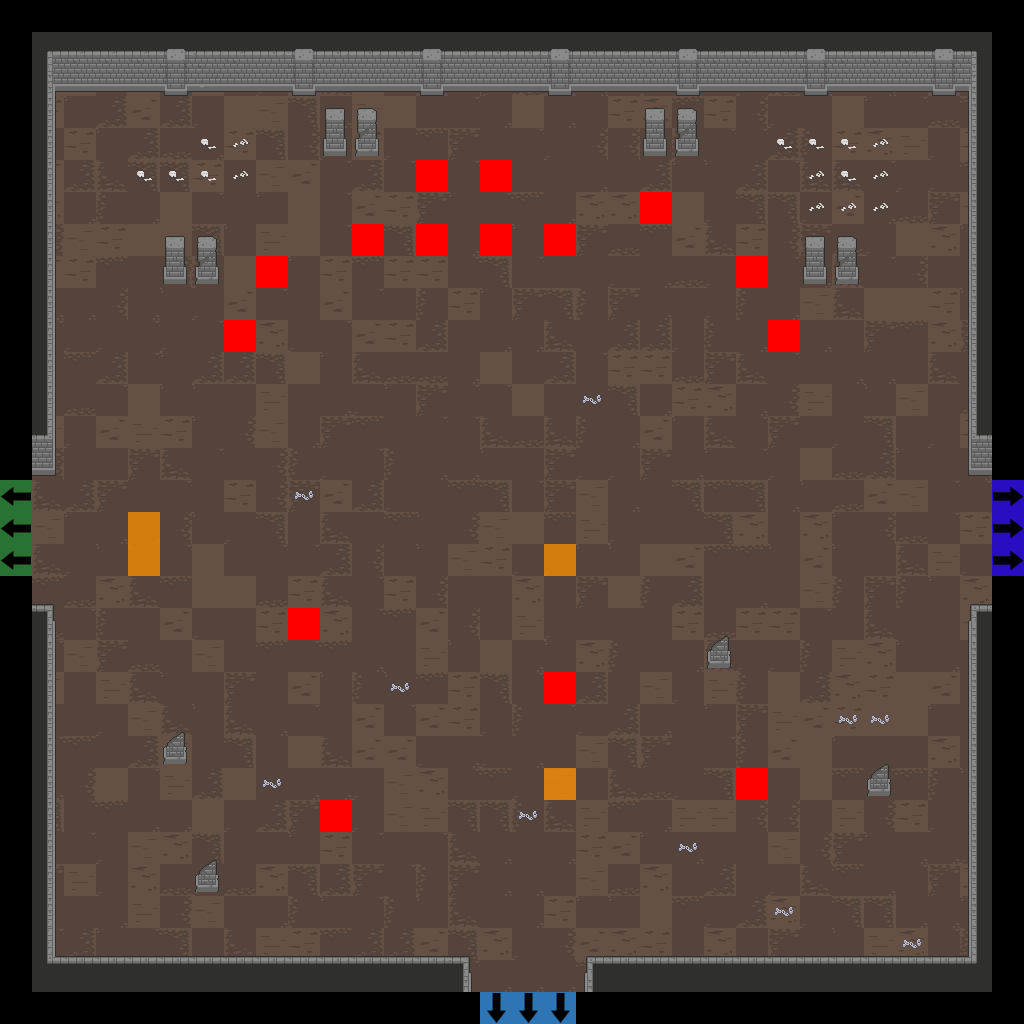

This game map was drawn from its Tiled (.tmx) file and the tilesets committed beside it. A one-line description and the trimmed map source follow:
An orthogonal 32x32 tile map with 32x32 px tiles, 7 tile layers (Floor, Walls, Doors, Pillars, ...), 2 tilesets.

<map version="1.2" tiledversion="2019.04.18" orientation="orthogonal" renderorder="right-down" width="32" height="32" tilewidth="32" tileheight="32" infinite="0" nextlayerid="22" nextobjectid="1">
 <tileset firstgid="1" source="Dungeon_Tileset_2.tsx" />
 <tileset firstgid="321" source="flags.tsx" />
 <layer id="15" name="Floor" width="32" height="32">
  <data>[1024 cells, 900 non-empty, 25 distinct tile ids]</data>
 </layer>
 <layer id="16" name="Walls" width="32" height="32">
  <data>[1024 cells, 164 non-empty, 29 distinct tile ids]</data>
 </layer>
 <layer id="17" name="Doors" width="32" height="32">
  <data>[1024 cells, 0 non-empty, 0 distinct tile ids]</data>
 </layer>
 <layer id="18" name="Pillars" width="32" height="32">
  <data>[1024 cells, 24 non-empty, 6 distinct tile ids]</data>
 </layer>
 <layer id="19" name="Candles" width="32" height="32">
  <data>[1024 cells, 0 non-empty, 0 distinct tile ids]</data>
 </layer>
 <layer id="20" name="Debris" width="32" height="32">
  <data>[1024 cells, 26 non-empty, 3 distinct tile ids]</data>
 </layer>
 <layer id="21" name="Flags" width="32" height="32">
  <data>[1024 cells, 28 non-empty, 5 distinct tile ids]</data>
 </layer>
</map>
